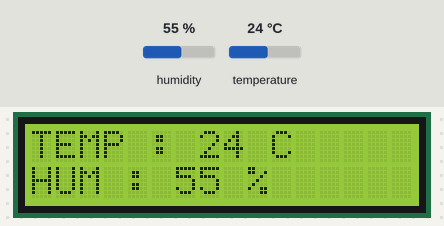
The sketch below on a simulated Arduino Uno, built with avr-gcc and run on an emulated ATmega328P. On the bench: 16×2 character LCD. The test bench sets the inputs (shaded band); at power-on: humidity 55 %, temperature 24 °C. What the sketch prints to the serial monitor is not drawn.

Above: at 1.2 s.
1.3 s: humidity set to 22 %
At 4.9 s:
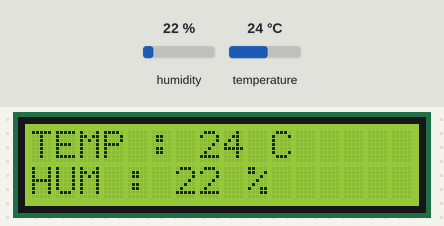
8.6 s: temperature set to 12 °C
At 12.5 s:
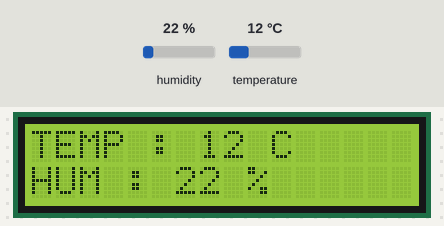
15.7 s: humidity set to 40 %
At 18.9 s:
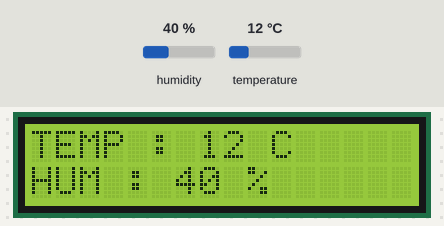
22.8 s: temperature set to 19 °C
At 26.6 s:
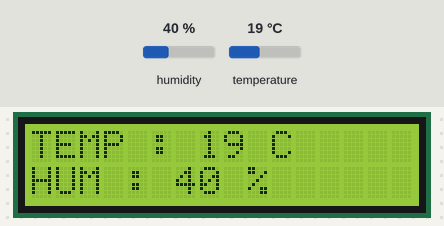
Timing chart, 0 to 28.1 s (numbered marks = the images above; inputs shaded):
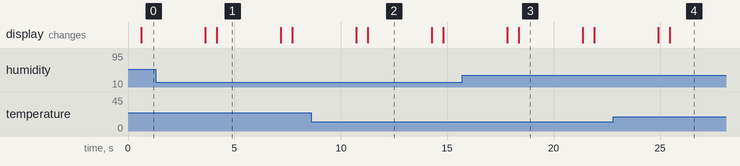

The sketch:

DHT11_LCD.ino
```cpp
#include <DHT11.h>
#include <LCDIC2.h>

// 온/습도 센서 Pin 2로 설정
DHT11 dht11(2);

// LCD 패널 Init
LCDIC2 lcd(0x27, 16, 2);

void setup() {
  // Serial Monitor 사용, 9600 Rate
  Serial.begin(9600);
  // LCD 사용
  lcd.begin();
}

void loop() {
  // LCD 화면 클리어
  lcd.clear();
  int temperature = 0;
  int humidity = 0;

  // 온습도 센서에서 값을 읽어들여 옴
  int result = dht11.readTemperatureHumidity(temperature, humidity);
  if (result == 0) {
      // 온도 값 Serial에 출력
      Serial.print("Temperature: ");
      Serial.print(temperature);
      // LCD 커서를 0, 0으로 옮김
      lcd.setCursor(0, 0);
      // 온도 값 String 형으로 변환
      String temp = String(temperature);
      // LDC에 출력
      lcd.print("TEMP : " + temp);
      lcd.print(" C");
      Serial.print(" °C\tHumidity: ");
      Serial.print(humidity);
      Serial.println(" %");
      lcd.setCursor(0, 1);
      String hum = String(humidity);
      lcd.print("HUM : " + hum);
      lcd.print(" %");
  } else {
      Serial.println(DHT11::getErrorString(result));
  }
  delay(3000);
}
```

Measured:
- after the input at 1.3 s, the display: first differs from a run without the input after 2.9 s (image 1)
- after the input at 8.6 s, the display: first differs from a run without the input after 2.7 s (image 2)
- after the input at 15.7 s, the display: first differs from a run without the input after 2.7 s (image 3)
- after the input at 22.8 s, the display: first differs from a run without the input after 2.6 s (image 4)
- what the display in image 1 shows lasts 3.0 s, from 4.2 s to 7.2 s
